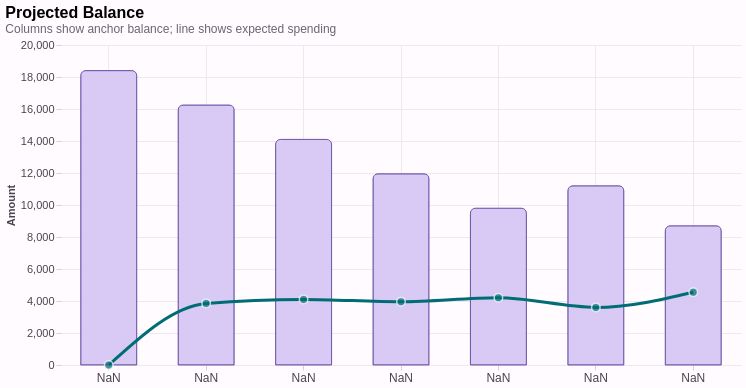

Write a Vega-Lite specification for this figure.
### Vega-Lite specification from a JSON file in a GitHub repository (floating-point values rounded to 4 significant figures)
{"$schema": "https://vega.github.io/schema/vega-lite/v6.json", "description": "Anchor balance columns with expected spending as a line; mirrors the app chart rendered directly with Vega-Lite.", "title": {"text": "Projected Balance", "subtitle": "Columns show anchor balance; line shows expected spending", "anchor": "start", "fontSize": 16, "subtitleFontSize": 12, "subtitleColor": "#6b6472"}, "width": 680, "height": 320, "data": {"values": [{"date": "2026-01-10", "anchorBalance": 18400, "spendingAtAnchor": 0, "splitCcAtAnchor": 0}, {"date": "2026-02-10", "anchorBalance": 16250, "spendingAtAnchor": 3850, "splitCcAtAnchor": 900}, {"date": "2026-03-10", "anchorBalance": 14100, "spendingAtAnchor": 4100, "splitCcAtAnchor": 1250}, {"date": "2026-04-10", "anchorBalance": 11950, "spendingAtAnchor": 3950, "splitCcAtAnchor": 1500}, {"date": "2026-05-10", "anchorBalance": 9800, "spendingAtAnchor": 4200, "splitCcAtAnchor": 1750}, {"date": "2026-06-10", "anchorBalance": 11200, "spendingAtAnchor": 3600, "splitCcAtAnchor": 1200}, {"date": "2026-07-10", "anchorBalance": 8700, "spendingAtAnchor": 4550, "splitCcAtAnchor": 2100}]}, "transform": [{"calculate": "datum.spendingAtAnchor", "as": "expectedSpending"}, {"calculate": "datum.splitCcAtAnchor", "as": "creditCardPayments"}], "layer": [{"mark": {"type": "bar", "cornerRadiusTopLeft": 5, "cornerRadiusTopRight": 5, "color": "#d7c8f5", "stroke": "#6750a4", "strokeWidth": 0.9, "opacity": 0.96, "width": 56}, "encoding": {"x": {"field": "date", "type": "ordinal", "title": null, "sort": {"field": "date", "order": "ascending"}, "scale": {"paddingInner": 0.08, "paddingOuter": 0.03}, "axis": {"labelExpr": "timeFormat(toDate(datum.label), '%b %d')", "labelAngle": 0, "labelFontSize": 12, "labelColor": "#49454f"}}, "y": {"field": "anchorBalance", "type": "quantitative", "title": "Amount", "axis": {"format": ",.0f", "labelFontSize": 11}}, "tooltip": [{"field": "date", "type": "temporal", "title": "Anchor period", "format": "%b %d, %Y"}, {"field": "anchorBalance", "type": "quantitative", "title": "Anchor balance", "format": ",.0f"}, {"field": "expectedSpending", "type": "quantitative", "title": "Expected spending", "format": ",.0f"}, {"field": "creditCardPayments", "type": "quantitative", "title": "Split CC @ anchor", "format": ",.0f"}]}}, {"mark": {"type": "line", "strokeWidth": 3, "interpolate": "monotone", "color": "#006d75"}, "encoding": {"x": {"field": "date", "type": "ordinal", "sort": {"field": "date", "order": "ascending"}, "scale": {"paddingInner": 0.08, "paddingOuter": 0.03}}, "y": {"field": "expectedSpending", "type": "quantitative"}, "tooltip": [{"field": "date", "type": "temporal", "title": "Anchor period", "format": "%b %d, %Y"}, {"field": "expectedSpending", "type": "quantitative", "title": "Expected spending", "format": ",.0f"}, {"field": "anchorBalance", "type": "quantitative", "title": "Anchor balance", "format": ",.0f"}, {"field": "creditCardPayments", "type": "quantitative", "title": "Split CC @ anchor", "format": ",.0f"}]}}, {"mark": {"type": "point", "filled": true, "size": 72, "stroke": "white", "strokeWidth": 1.5, "color": "#006d75"}, "encoding": {"x": {"field": "date", "type": "ordinal", "sort": {"field": "date", "order": "ascending"}, "scale": {"paddingInner": 0.08, "paddingOuter": 0.03}}, "y": {"field": "expectedSpending", "type": "quantitative"}, "tooltip": [{"field": "date", "type": "temporal", "title": "Anchor period", "format": "%b %d, %Y"}, {"field": "expectedSpending", "type": "quantitative", "title": "Expected spending", "format": ",.0f"}, {"field": "anchorBalance", "type": "quantitative", "title": "Anchor balance", "format": ",.0f"}, {"field": "creditCardPayments", "type": "quantitative", "title": "Split CC @ anchor", "format": ",.0f"}]}}], "config": {"background": "#fffbff", "view": {"stroke": null}, "axis": {"grid": true, "gridColor": "#eee8f1", "domain": false, "tickColor": "#d7d0dd", "labelColor": "#49454f", "titleColor": "#49454f"}, "legend": {"labelColor": "#49454f"}}}
